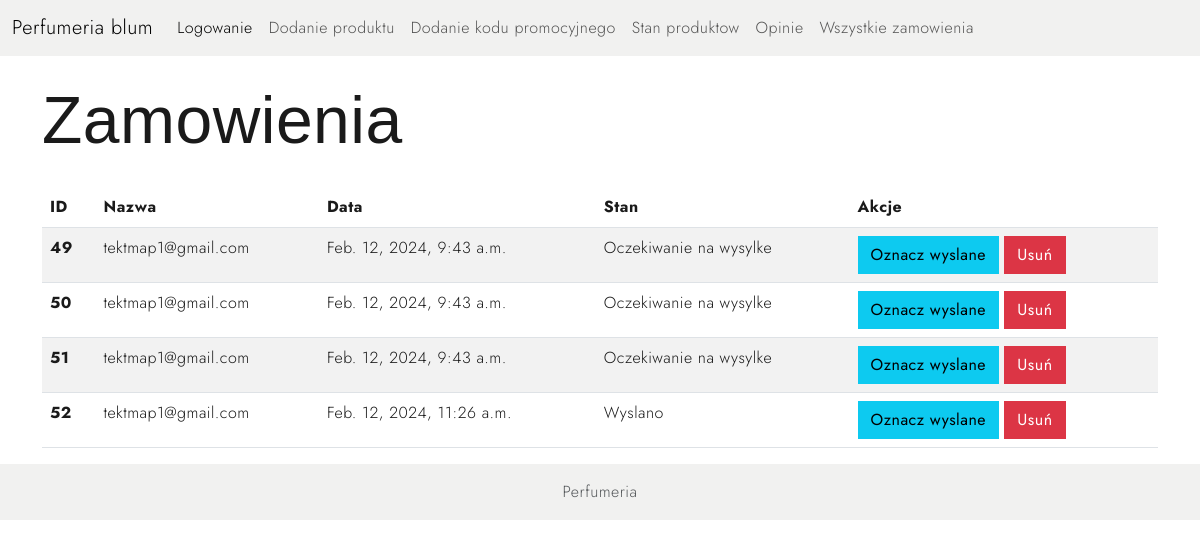
Before: /adminpanel/orders/ with the older database file.
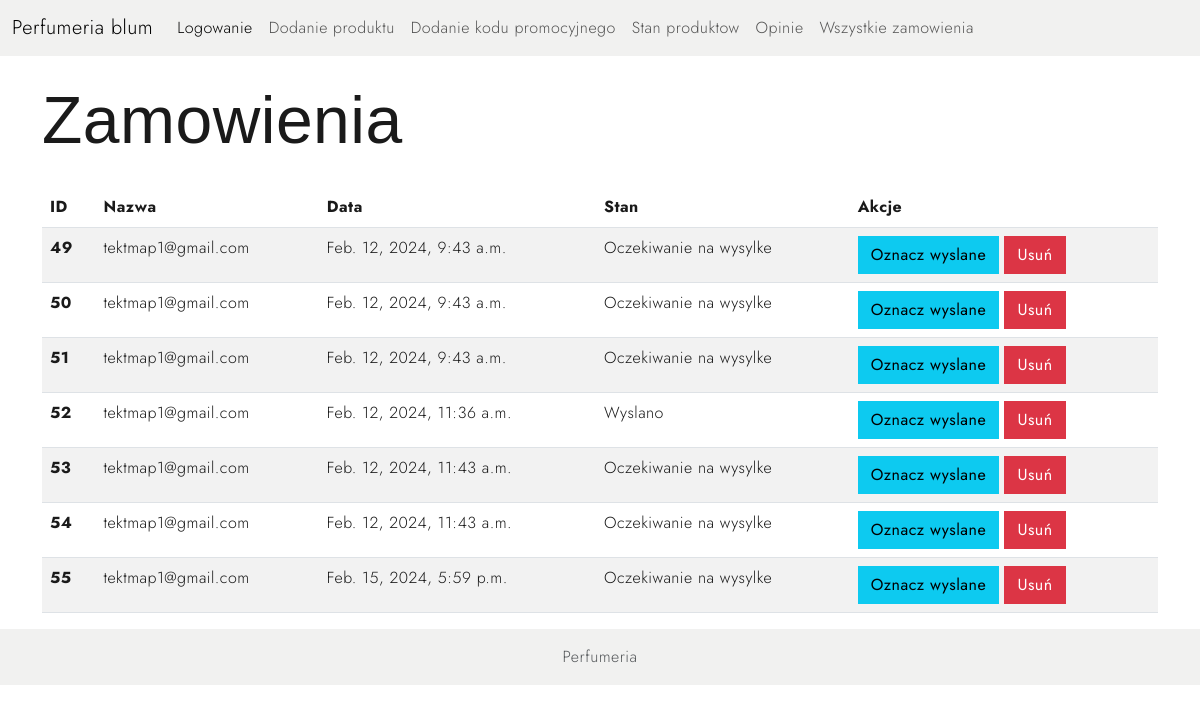
After: the same page with the newer database file.
### product/models.py (models this page shows, shortened)
class Card(models.Model):
    user = models.ForeignKey(to=User, on_delete=models.CASCADE, default="", blank=True)
    product = models.ManyToManyField(to=Product, default="", blank=True)
    quantity = models.IntegerField(default=1, blank=True)
    price = models.IntegerField(default=0)
    street = models.CharField(max_length=100, default="", blank=True)
    city = models.CharField(max_length=100, default="", blank=True)
    postal_code = models.CharField(max_length=6, default="", blank=True)
    phone_number = models.CharField(max_length=9, default="", blank=True)
    email = models.EmailField(default="", blank=True)
    first_name = models.CharField(max_length=50, default="", blank=True)
    last_name = models.CharField(max_length=50, default="", blank=True)
    promo_code = models.CharField(max_length=10, default="", blank=True)
    is_order = models.BooleanField(default=False, blank=True)
    date = models.DateTimeField(default=django.utils.timezone.now, blank=True)
    is_shipped = models.BooleanField(default=False)
    is_delivered = models.BooleanField(default=False)

### users/models.py (models this page shows)
class User(AbstractUser):
    address = models.CharField(max_length=50,default="")
    phone_number = models.IntegerField(default=0)
    USERNAME_FIELD = 'email'
    email = models.EmailField( unique=True)  # changes email to unique and blank to false
    REQUIRED_FIELDS = []  # removes email from REQUIRED_FIELDS

### adminpanel/views.py (the view)
# urls.py: path('orders/', OrdersView.as_view(), name='orders'),
class OrdersView(View):
    def get(self, request):
        orders = Card.objects.all()
        context = {
            'orders': orders
        }
        return render(request, 'adminpanel/orders.html', context=context)

### templates/adminpanel/orders.html
{% extends 'base_admin.html' %}
{% block content %}
     <div class="container">
         <h1 class="mt-4">Zamowienia</h1>
            <div class="row">
                <div class="col-md-12">
                    <table class="table table-striped">
                        <thead>
                            <tr>
                                <th scope="col">ID</th>
                                <th scope="col">Nazwa</th>
                                <th scope="col">Data</th>
                                <th scope="col">Stan</th>
                                <th scope="col">Akcje</th>
                            </tr>
                        </thead>
                        <tbody>
                            {% for order in orders %}
                                <tr>
                                    <th scope="row">{{ order.id }}</th>
                                    <td>{{ order.user.email }}</td>
                                    <td>{{ order.date }}</td>
                                    {% if order.is_shipped %}
                                        <td>Wyslano</td>
                                    {% else %}
                                        <td>Oczekiwanie na wysylke</td>
                                    {% endif %}
                                    <td>
                                        {% if order.is_delivered %}
                                                <a href="{% url 'mark_order_as_shipped' order.id %}" class="btn btn-info">Oznacz dostarczone</a>
                                        {%  else %}
                                                <a href="{% url 'mark_order_as_shipped' order.id %}" class="btn btn-info">Oznacz wyslane</a>
                                        {% endif %}
                                        <a href="" class="btn btn-danger">Usuń</a>
                                    </td>
                                </tr>
                            {% endfor %}
                        </tbody>
                    </table>
                </div>
        </div>
     </div>
{% endblock %}

Changed rows visible on the page:
changed Card id 52: date "Feb. 12, 2024, 11:26 a.m." → "Feb. 12, 2024, 11:36 a.m."
added Card: id "53", user.email "tektmap1@gmail.com", date "Feb. 12, 2024, 11:43 a.m.", is_shipped "Oczekiwanie na wysylke", is_delivered "Oznacz wyslane"
added Card: id "54", user.email "tektmap1@gmail.com", date "Feb. 12, 2024, 11:43 a.m.", is_shipped "Oczekiwanie na wysylke", is_delivered "Oznacz wyslane"
added Card: id "55", user.email "tektmap1@gmail.com", date "Feb. 15, 2024, 5:59 p.m.", is_shipped "Oczekiwanie na wysylke", is_delivered "Oznacz wyslane"
